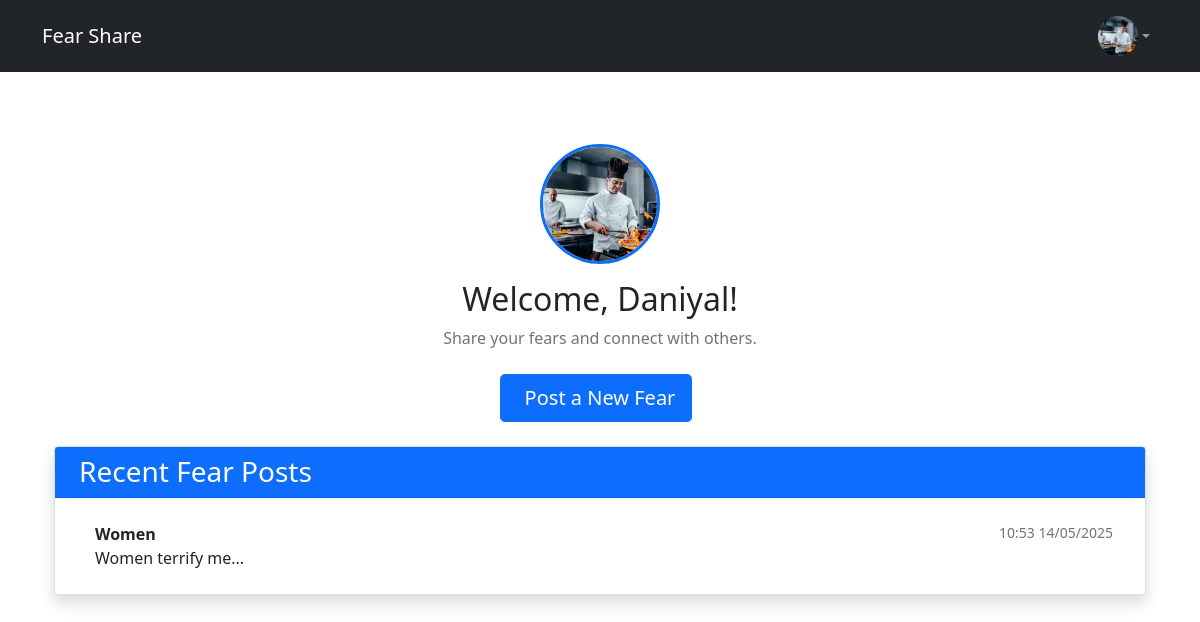
The page /dashboard (signed in) on the database its author committed.
### app/models.py (models this page shows, shortened)
class User(UserMixin, db.Model):
    id = db.Column(db.Integer, primary_key=True)
    username = db.Column(db.String(80), unique=True, nullable=False)
    email = db.Column(db.String(120), unique=True, nullable=False)
    password_hash = db.Column(db.String(128), nullable=False)
    fears = db.relationship('Fear', backref='author', lazy=True)
    comments = db.relationship('Comment', backref='author', lazy=True)
    avatar = db.Column(db.String(120), nullable=True)
    toxic_warning_count = db.Column(db.Integer, default=0, nullable=False)
    last_warning_time  = db.Column(db.DateTime, nullable=True)
    login_block_until  = db.Column(db.DateTime, nullable=True)

class Fear(db.Model):
    id = db.Column(db.Integer, primary_key=True)
    title = db.Column(db.String(120), nullable=False)
    description = db.Column(db.Text, nullable=False)
    created_at = db.Column(db.DateTime, default=datetime.utcnow)
    user_id = db.Column(db.Integer, db.ForeignKey('user.id'), nullable=False)
    is_toxic = db.Column(db.Boolean, default=False)
    toxicity_score = db.Column(db.Float, default=0.0)
    comments = db.relationship('Comment', backref='fear', lazy=True, cascade="all, delete-orphan")

### app/main.py (the view)
@main.route('/dashboard')
@login_required
def dashboard():
    fears = Fear.query.filter_by(user_id=current_user.id).all()
    return render_template('dashboard.html', fears=fears)

### templates/dashboard.html (shortened to what this page needs)
{% extends "base.html" %}
{% block content %}
<div class="container mt-5">
    <div class="text-center mb-4">
        <div class="d-inline-block position-relative">
            <a href="{{ url_for('main.upload_avatar') }}" title="Change Avatar">
                <img src="{{ url_for('main.get_avatar', filename=current_user.avatar) if current_user.avatar
                       else url_for('static', filename='avatars/avatar_default.svg') }}"
                     class="rounded-circle border border-3 border-primary"
                     style="width: 120px; height: 120px; object-fit: cover; cursor: pointer;"
                     alt="{{ current_user.username }}'s profile picture">
            </a>
        </div>
        <h2 class="mt-3">Welcome, {{ current_user.username }}!</h2>
        <p class="text-muted">Share your fears and connect with others.</p>
    </div>
    <div class="text-center mb-4">
        <a href="{{ url_for('fear_bp.create_fear') }}" class="btn btn-primary btn-lg me-2">
            Post a New Fear
        </a>
    </div>
    <div class="card shadow">
        <div class="card-header bg-primary text-white">
            <h3 class="mb-0">Recent Fear Posts</h3>
        </div>
        <div class="card-body">
            <div class="list-group list-group-flush">
                {% for fear in fears %}
                    <a href="{{ url_for('fear_bp.fear_detail', fear_id=fear.id) }}"
                       class="list-group-item list-group-item-action d-flex justify-content-between align-items-start">
                        <div class="ms-2 me-auto">
                            <div class="fw-bold">{{ fear.title }}</div>
                            {{ fear.description[:100] }}{% if fear.description|length > 100 %}...{% endif %}
                        </div>
                        <small class="text-muted">{{ fear.created_at|datetimeformat('%H:%M %d/%m/%Y') }}</small>
                    </a>
                {% else %}
                    <div class="text-center py-4">
                        <i class="bi bi-emoji-frown fs-1 text-muted"></i>
                        <p class="mt-2">No fears posted yet. Be the first to share!</p>
                    </div>
                {% endfor %}
            </div>
        </div>
    </div>
</div>
{% endblock %}

### templates/base.html (shortened to what this page needs)
<!DOCTYPE html>
<html lang="en">
<head>
    <link href="https://cdn.jsdelivr.net/npm/bootstrap@5.1.3/dist/css/bootstrap.min.css" rel="stylesheet">
</head>
<body class="d-flex flex-column min-vh-100">
    <nav class="navbar navbar-expand-lg navbar-dark bg-dark">
        <div class="container">
            <a class="navbar-brand" href="{{ url_for('main.index') }}">Fear Share</a>
            <div class="collapse navbar-collapse" id="navbarNav">
                <ul class="navbar-nav ms-auto">
                    {% if current_user.is_authenticated %}
                        <li class="nav-item dropdown">
                            <a class="nav-link dropdown-toggle d-flex align-items-center" href="#" role="button"
                               data-bs-toggle="dropdown" aria-expanded="false">
                                {% block avatar %}
                                <img src="{{ url_for('main.get_avatar', filename=current_user.avatar) if current_user.avatar
                                       else url_for('static', filename='avatars/avatar_default.svg') }}"
                                     class="navbar-avatar"
                                     alt="{{ current_user.username }}'s profile picture">
                                {% endblock %}
                            </a>
                        </li>
                    {% endif %}
                </ul>
            </div>
        </div>
    </nav>
    <div class="container flex-grow-1 py-4">
        {% block content %}{% endblock %}
    </div>
</body>
</html>

### templates/base.html (style rules this page uses)
.navbar-avatar { width: 40px; height: 40px; border-radius: 50%; object-fit: cover; margin-left: 10px; }

### rows shown on the page
User: avatar+username (picture), username "Daniyal"
Fear: title "Women", description "Women terrify me...", created_at "10:53 14/05/2025"
